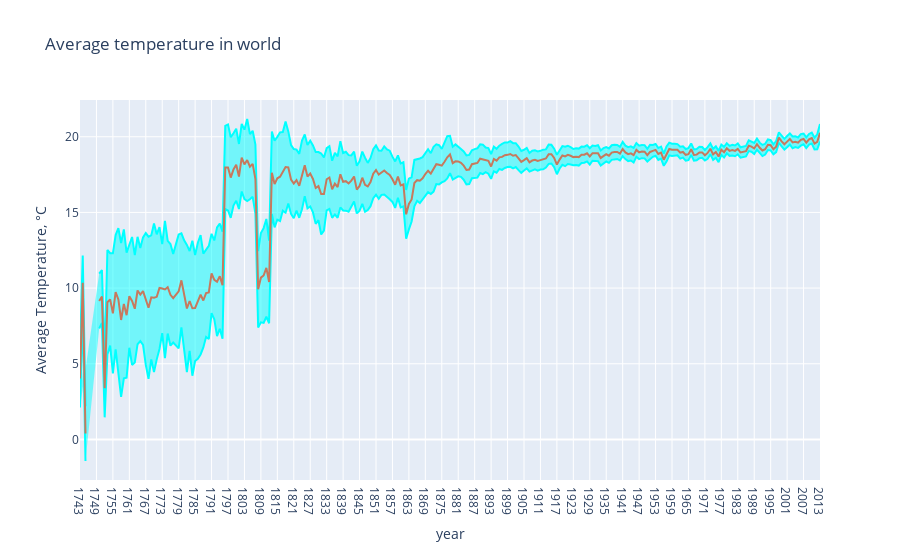

Notebook source saved alongside this figure:
### Code cell
global_temp = pd.read_csv('2022_APMCM_C_Data.csv', encoding = "ISO-8859-1")

#Extract the year from a date
years = np.unique(global_temp['dt'].apply(lambda x: x[:4]))
mean_temp_world = []
mean_temp_world_uncertainty = []

for year in years:
    mean_temp_world.append(global_temp[global_temp['dt'].apply(
        lambda x: x[:4]) == year]['AverageTemperature'].mean())
    mean_temp_world_uncertainty.append(global_temp[global_temp['dt'].apply(
                lambda x: x[:4]) == year]['AverageTemperatureUncertainty'].mean())

trace0 = go.Scatter(
    x = years, 
    y = np.array(mean_temp_world) + np.array(mean_temp_world_uncertainty),
    fill= None,
    mode='lines',
    name='Uncertainty top',
    line=dict(
        color='rgb(0, 255, 255)',
    )
)
trace1 = go.Scatter(
    x = years, 
    y = np.array(mean_temp_world) - np.array(mean_temp_world_uncertainty),
    fill='tonexty',
    mode='lines',
    name='Uncertainty bot',
    line=dict(
        color='rgb(0, 255, 255)',
    )
)

trace2 = go.Scatter(
    x = years, 
    y = mean_temp_world,
    name='Average Temperature',
    line=dict(
        color='rgb(199, 121, 093)',
    )
)
data = [trace0, trace1, trace2]

layout = go.Layout(
    xaxis=dict(title='year'),
    yaxis=dict(title='Average Temperature, °C'),
    title='Average temperature in world',
    showlegend = False)

fig = go.Figure(data=data, layout=layout)
py.iplot(fig)

### Figure 1 — Plotly figure (JSON) as saved in the notebook; plotly's stock layout.template omitted (floating-point values rounded to 4 significant figures; data arrays with more than 128 entries replaced by an {"elided": "..."} marker saying what was removed)
{"data": [{"line": {"color": "rgb(0, 255, 255)"}, "mode": "lines", "name": "Uncertainty top", "type": "scatter", "x": {"elided": "271 str values"}, "y": {"elided": "271 float values"}}, {"fill": "tonexty", "line": {"color": "rgb(0, 255, 255)"}, "mode": "lines", "name": "Uncertainty bot", "type": "scatter", "x": {"elided": "271 str values"}, "y": {"elided": "271 float values"}}, {"line": {"color": "rgb(199, 121, 093)"}, "name": "Average Temperature", "type": "scatter", "x": {"elided": "271 str values"}, "y": {"elided": "271 float values"}}], "layout": {"showlegend": false, "title": {"text": "Average temperature in world"}, "xaxis": {"title": {"text": "year"}}, "yaxis": {"title": {"text": "Average Temperature, °C"}}}}
